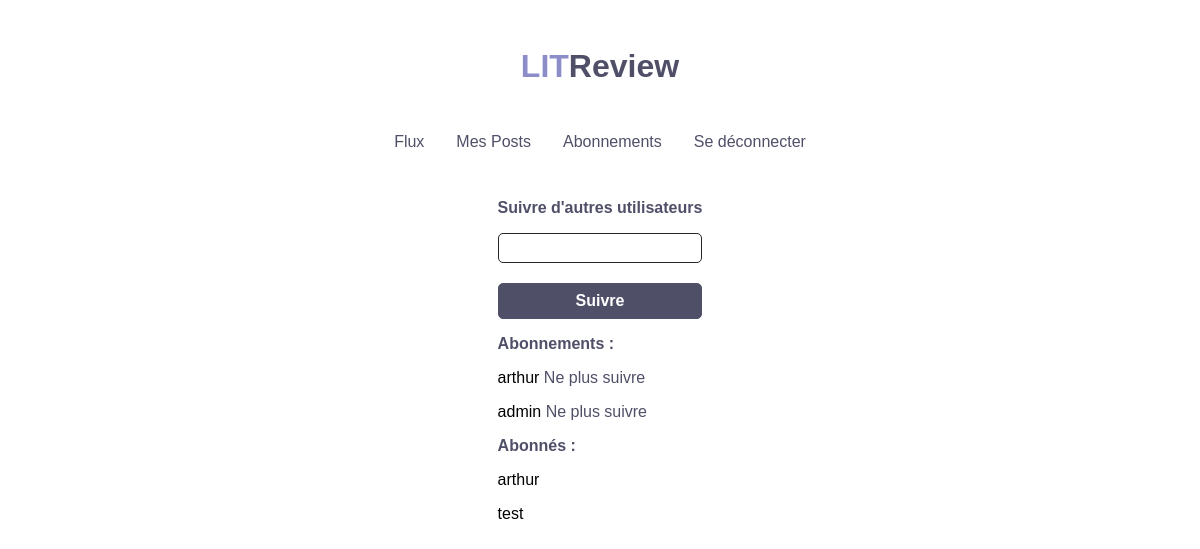
/abonnement/ (signed in), run on the app's committed database.
### user_login/models.py (models this page shows)
class User(AbstractUser):
    CREATOR = "CREATOR"
    SUBSCRIBER = "SUBSCRIBER"
    ROLE_CHOICES = (
        (CREATOR, 'CREATOR'),
        (SUBSCRIBER, 'Subscriber'),
    )
    avatar = models.ImageField()
    role = models.CharField(max_length=30, choices=ROLE_CHOICES)

### abonnement/views.py (the view, shortened to what this page needs)
# urls.py: path("", open_abonnement_page, name="abonnement"),
@login_required
def open_abonnement_page(request):
    current_user = request.user
    followed_objects = Friendship.objects.filter(
        user_id=current_user)
    followers_objects = Friendship.objects.filter(followed_id=current_user)
    followed = []
    for profile in followed_objects:
        profile_user = User.objects.get(pk=profile.followed_id)
        followed.append(profile_user)
    all_users = User.objects.exclude(pk=current_user.id)
    unfollowed_users = []
    for uf_user in all_users:
        if are_we_following(current_user.id, uf_user.id):
            pass
        else:
            unfollowed_users.append(uf_user)
    followers = []
    for follower in followers_objects:
        follower_user = User.objects.get(pk=follower.user_id)
        followers.append(follower_user)
    context = {'followed': followed,
               "unfollowed": unfollowed_users,
               "message": "",
               "followers": followers,
               "form": FollowForm}
    if request.method == "GET":
        return render(request, "abonnement/page_abonnement.html", context)
    return render(request, "abonnement/page_abonnement.html", context)

### abonnement/views.py (called while the page is built)
def are_we_following(local_user_id, followed_user_id):
    is_this_guy_already_a_friend = Friendship.objects.filter(
        user_id=local_user_id).filter(followed_id=followed_user_id)
    if is_this_guy_already_a_friend.count() > 0:
        return True
    return False

### abonnement/templates/abonnement/page_abonnement.html (shortened to what this page needs)
{% extends 'base.html' %} {% block content %}
{% if user.is_authenticated %}
        <h4>Suivre d'autres utilisateurs</h4>
        <form action="" method="post">
        {{ form }}
        <input class="btn" type="submit" value="Suivre">
    </form>
    <h4> Abonnements : </h4>
    {%for followed_user in followed%}
        {% if user != followed_user %}
            <p>
            {{followed_user}}
                <a class="pretty-a"
                    onclick="location.href='{% url 'unsubscribe' user_to_unfollow_id=followed_user.pk %}'"
                    type="button">
                    Ne plus suivre
                </a>
            </p>
        {% endif %}
    {% endfor %}
        <h4> Abonnés : </h4>
        {%for follower_user in followers%}
        {% if user != follower_user %}
            <p>{{follower_user}}</p>
        {% endif %}
    {% endfor %}
{% endif %}
{% endblock content %}

### static/css/style.css (style rules this page uses)
:root { --main-text-color: rgb(37, 37, 37); --main-purple: rgb(79, 79, 103.5); --light-purple: rgb(140, 140, 200.5); --light-grey: rgb(221, 221, 221); }
body { font-family: helvetica; font-size: 1rem; display: flex; align-items: center; flex-direction: column; justify-content: center; }
p { margin: 1rem 0; }
a { text-decoration: none; }
h4 { margin: 1rem 0; color: var(--main-purple) }
form input, form textarea { resize: none; color: var(--main-text-color); outline: none; padding: 0.4rem 0.25rem; border: 1px solid var(--main-text-color); border-radius: 5px; margin-bottom: 1rem; width: 100%; }
.btn { padding: 0.5rem 1rem; border: 1px solid var(--main-purple); color: white; font-weight: bold; background-color: var(--main-purple); outline: none; border-radius: 5px; cursor: pointer; font-size: 1rem; margin: 0.25rem 0; display: block; text-align: center; }
.pretty-a { cursor: pointer; }
.pretty-a, .pretty-a:visited { color: var(--main-purple); }

### data on the page
User: username "arthur"
User: username "admin"
User: username "test"
